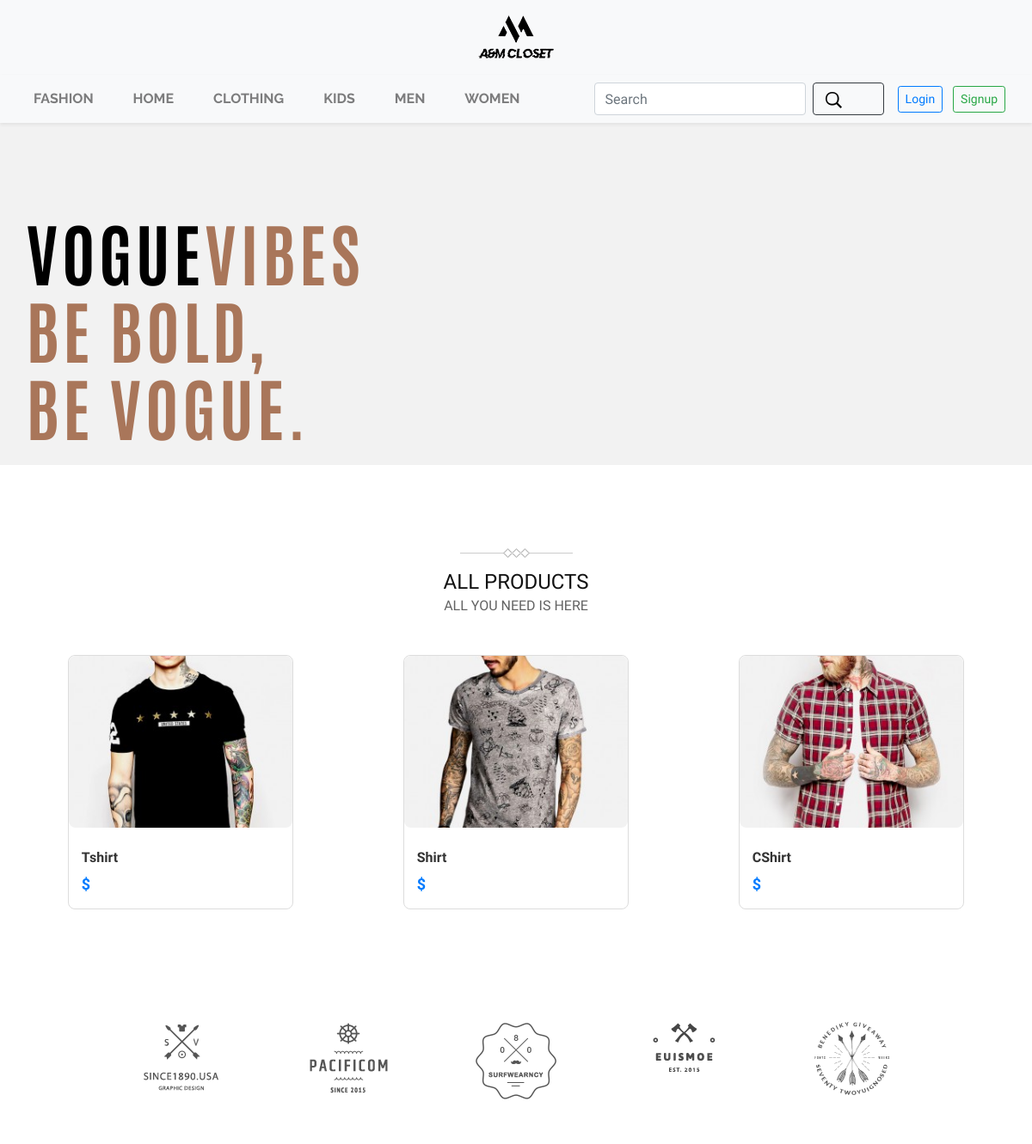
Before: / (upper part) with the older database file.
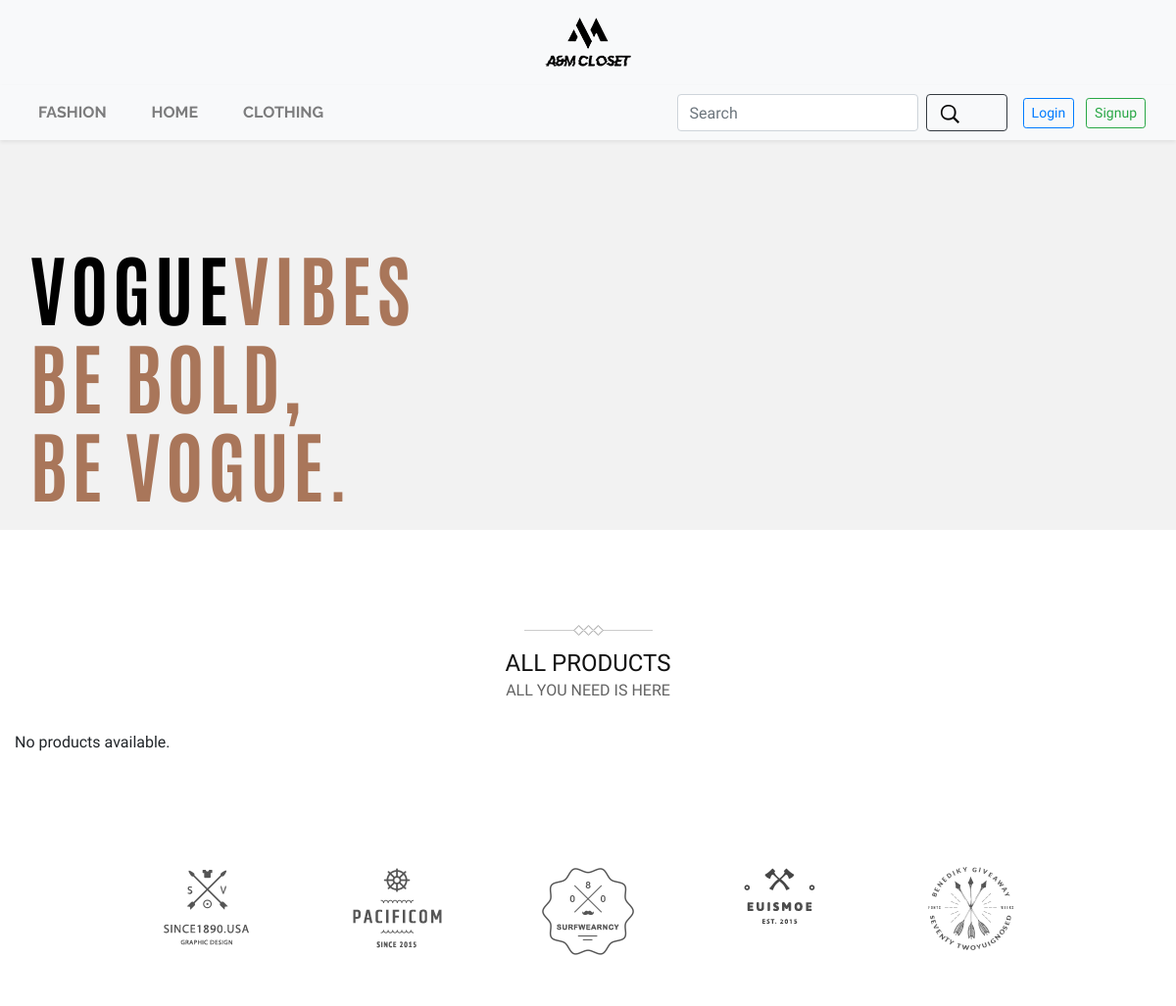
After: the same page with the newer database file.
### tables this page shows
CREATE TABLE `product` (
  `p_id` int(11) NOT NULL,
  `name` varchar(100) NOT NULL,
  `category` varchar(100) NOT NULL,
  `description` text DEFAULT NULL,
  `tags` varchar(255) DEFAULT NULL,
  `quantity` int(11) NOT NULL DEFAULT 0,
  `price` decimal(10,2) NOT NULL,
  `imgname` varchar(255) DEFAULT NULL,
  `created_at` timestamp NOT NULL DEFAULT current_timestamp()
);

### index.php (the view, shortened to what the changed rows need)
<?php
  include 'header.php';
  include 'lib/connection.php';
  $sql = "SELECT * FROM product";
  $result = $conn->query($sql);
?>
<section>
  <div class="container">
    <div class="row">
      <?php
        if (mysqli_num_rows($result) > 0) {
          while ($row = mysqli_fetch_assoc($result)) {
            ?>
            <div class="col-md-3 col-sm-6 col-6 m-auto py-3">
              <a href="product_detail.php?id=<?php echo $row['p_id']; ?>" class="text-decoration-none text-dark">
                <div class="product-card">
                  <div class="product-image">
                    <img src="admin/product_img/<?php echo $row['imgname']; ?>" class="img-fluid" alt="<?php echo $row['name']; ?>">
                  </div>
                  <div class="product-info">
                    <h6><?php echo $row["name"] ?></h6>
                    <span class="price">$<?php echo $row["price"] ?></span>
                  </div>
                </div>
              </a>
            </div>
            <?php
          }
        } else {
          echo "No products available.";
        }
      ?>
    </div>
  </div>
</section>
<?php
  include 'footer/footer.php';
?>

### header.php (shortened to what the changed rows need)
<?php
  include "lib/connection.php";
?>
<!DOCTYPE html>
<html lang="en">
<head>
    <link rel="stylesheet" href="css/bootstrap.min.css" >
    <link href="css/css2.css?family=Raleway:wght@700&display=swap" rel="stylesheet">
    <link rel="stylesheet" href="css/style.css">
    <link rel="stylesheet" href="css/responsive.css">
</head>
<body>
<nav class="navbar navbar-expand-lg navbar-light bg-light shadow-sm">
    <div class="container">
        <div class="collapse navbar-collapse" id="navbarNav">
            <ul class="navbar-nav mr-auto">
                <?php
                $tags_sql = "SELECT DISTINCT tags FROM product WHERE tags != '' AND tags IS NOT NULL ORDER BY tags";
                $tags_result = mysqli_query($conn, $tags_sql);
                if ($tags_result && mysqli_num_rows($tags_result) > 0) {
                    while ($tag_row = mysqli_fetch_assoc($tags_result)) {
                        $tag = $tag_row['tags'];
                        $display_name = ($tag == 'Kid') ? 'Kids' : $tag;
                        echo '<li class="nav-item"><a class="nav-link" href="Others.php?tags=' . urlencode($tag) . '">' . htmlspecialchars($display_name) . '</a></li>';
                    }
                }
                ?>
            </ul>
        </div>
    </div>
</nav>
</body>
</html>

Changed rows visible on the page:
removed product: imgname (picture), name "Tshirt"
removed product: imgname (picture), name "Shirt"
removed product: imgname (picture), name "CShirt"
Other visible differences:
text now shown: "No products available."
list line gone: "KIDS"
list line gone: "MEN"
list line gone: "WOMEN"
